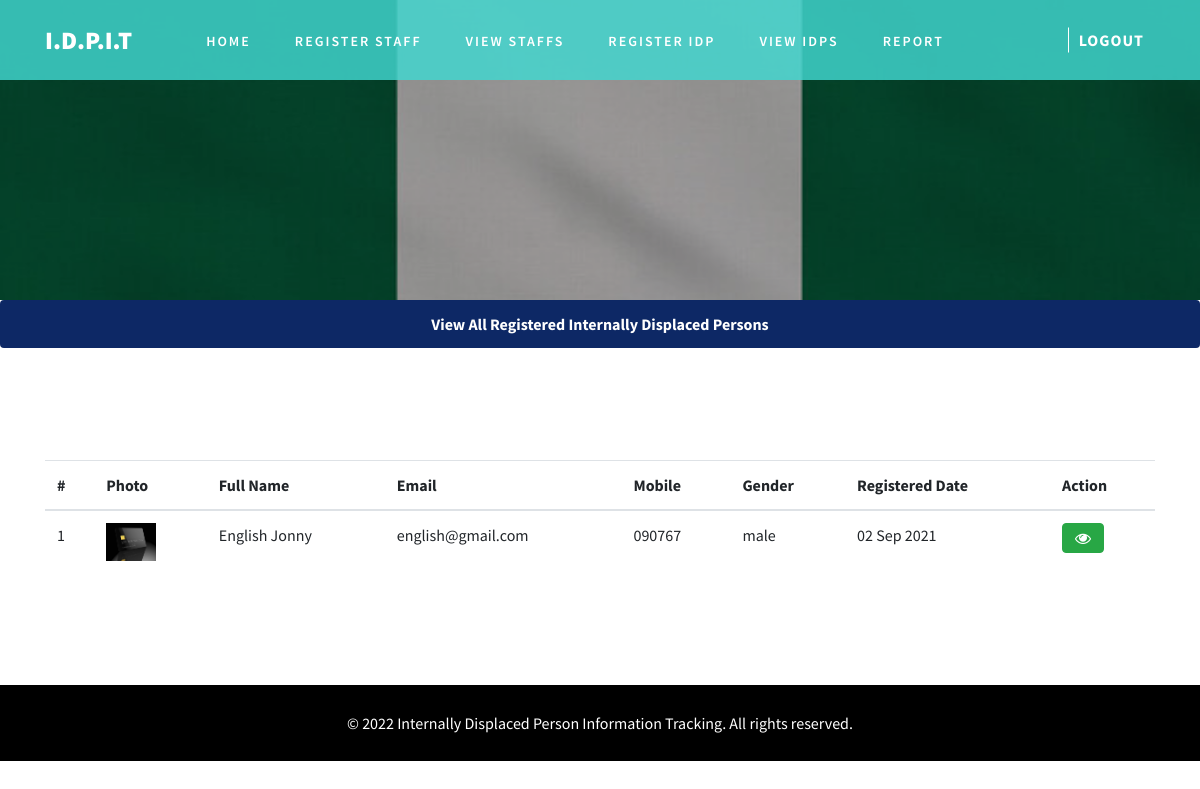
Screenshot of /pages/view_idp.php (signed in) with the database file from the repository.
### tables this page shows
CREATE TABLE `idp` (
  `idpid` int(11) NOT NULL,
  `fullname` varchar(60) NOT NULL,
  `email` varchar(30) NOT NULL,
  `mobile` varchar(15) NOT NULL,
  `dob` varchar(30) NOT NULL,
  `state` varchar(30) NOT NULL,
  `lga` varchar(30) NOT NULL,
  `village` varchar(30) NOT NULL,
  `gender` varchar(10) NOT NULL,
  `camp` varchar(30) NOT NULL,
  `img_url` varchar(40) NOT NULL,
  `last_home_address` text NOT NULL,
  `reg_date` varchar(30) NOT NULL
);

### resources/sessions.php (called while the page is built, shortened)
<?php
class Sessions {
    private $DB_USER = "root";
    private $DB_PASSWORD = "";
    private $DB_DSN = "mysql:host=localhost;dbname=idpinformation";
    private function getConnection() {
        try {
            $conn = new PDO($this->DB_DSN, $this->DB_USER, $this->DB_PASSWORD);
            return $conn;
        } catch (Exception $ex) {
            echo $ex->getMessage();
        }
    }
    public function getAllIDPByCamp($camp) {
        try {
            $conn = $this->getConnection();
            $query = "SELECT * FROM idp WHERE camp = ?";
            $ps = $conn->prepare($query);
            $ps->bindParam(1, $camp);
            $ps->execute();
            return $ps->fetchAll();
        } catch (Exception $ex) {
            echo $ex->getMessage();
        }
    }
}

### pages/view_idp.php (the view, shortened to what this page needs)
<?php
include '../resources/sessions.php';
$ses = new Sessions();
$camp = isset($_SESSION['camp']) ? $_SESSION['camp'] : "";
?>
<!DOCTYPE html>
<html lang="zxx">
    <head>
        <link href="../css/bootstrap.min.css" type="text/css" rel="stylesheet" media="all">
        <link href="../css/style.css" type="text/css" rel="stylesheet" media="all">
        <link href="../css/font-awesome.min.css" rel="stylesheet">
    </head>
    <body>
        <?php include '../resources/header.php'; ?>
        <div class="inner-banner-w3ls" style="background-image: url('../images/nigeria.jpg');">
        </div>
        <nav aria-label="breadcrumb">
            <ol class="breadcrumb d-flex justify-content-center bg-theme">
                <li class="breadcrumb-item active text-white font-weight-bold" aria-current="page">
                    View All Registered Internally Displaced Persons
                </li>
            </ol>
        </nav>
        <section class="contact-w3pvt py-lg-5">
            <div class="container py-md-5">
                <div class="row">
                    <div class="col-12 mx-auto">
                        <div class="register-top1 ">
                            <div class="row">
                                <div class="col-md-12">
                                    <table class="table table-hover">
                                        <thead>
                                            <tr>
                                                <th>#</th>
                                                <th>Photo</th>
                                                <th>Full Name</th>
                                                <th>Email</th>
                                                <th>Mobile</th>
                                                <th>Gender</th>
                                                <th>Registered Date</th>
                                                <th>Action</th>
                                            </tr>
                                        </thead>
                                        <tbody>
                                            <?php
                                            $sn = 1;
                                            $all_idps = $ses->getAllIDPByCamp($camp);
                                            foreach ($all_idps as $single_idp) {
                                                ?>
                                                <tr>
                                                    <td><?php echo $sn ?></td>
                                                    <td><img width="50" src="../photos/<?php echo $single_idp['img_url'] ?>" alt="photo"/></td>
                                                    <td><?php echo $single_idp['fullname'] ?></td>
                                                    <td><?php echo $single_idp['email'] ?></td>
                                                    <td><?php echo $single_idp['mobile'] ?></td>
                                                    <td><?php echo $single_idp['gender'] ?></td>
                                                    <td><?php echo $single_idp['reg_date'] ?></td>
                                                    <td>
                                                        <a title="View IDP" href="idp_details.php?idpid=<?php echo $single_idp['idpid'] ?>" class="btn btn-success fa fa-eye"></a>
                                                    </td>
                                                </tr>
                                                <?php
                                                $sn++;
                                            }
                                            ?>
                                        </tbody>
                                    </table>
                                </div>
                            </div>
                        </div>
                    </div>
                </div>
            </div>
        </section>
        <?php include '../resources/footer.php'; ?>
    </body>
</html>

### css/style.css (style rules this page uses)
body { font-family: 'Source Sans Pro', sans-serif; background: #fff; }
body a { transition: 0.5s all; -webkit-transition: 0.5s all; -moz-transition: 0.5s all; -o-transition: 0.5s all; -ms-transition: 0.5s all; text-decoration: none; outline: none; }
.bg-theme { background: #0d2865 !important; color: #fff; }
.inner-banner-w3ls { background: url(../images/inner.jpg) no-repeat center; -webkit-background-size: cover; -moz-background-size: cover; -o-background-size: cover; -ms-background-size: cover; background-size: cover; min-height: 300px; position: relative; }
.inner-banner-w3ls:before { background: rgba(0, 0, 0, 0.37); position: absolute; content: ''; width: 100%; height: 100%; left: 0; top: 0; }

### rows the page displays
idp: img_url (picture), fullname "English Jonny", email "english@gmail.com", mobile "090767", gender "male", reg_date "02 Sep 2021"

### other values shown
$header_ses->APP_SYMBOL "I.D.P.I.T"
$footer_ses->APP_TITLE "Internally Displaced Person Information Tracking"
